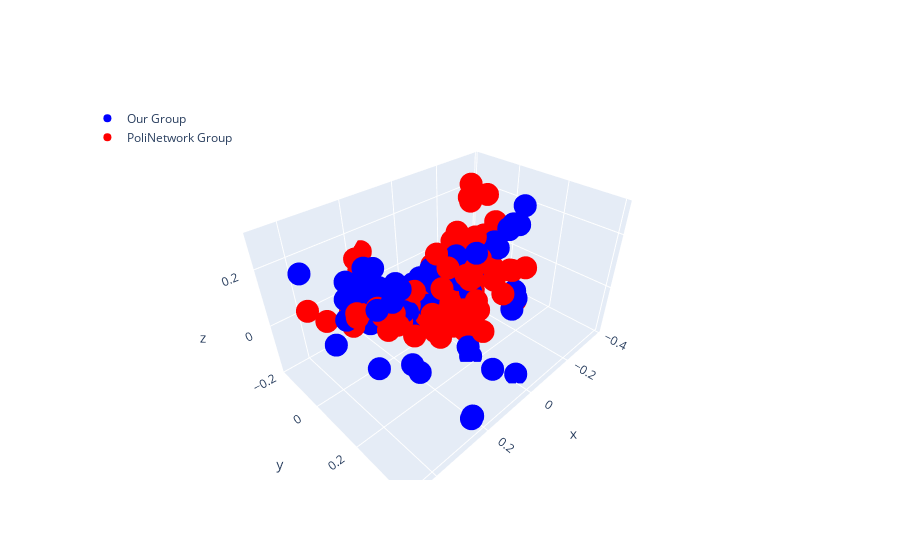

Notebook code for this chart:
### Code cell
plot_and_compare_reduced_embeddings_3D(texts, poli_texts_strings, "en", "it", "Our Group", "PoliNetwork Group")
